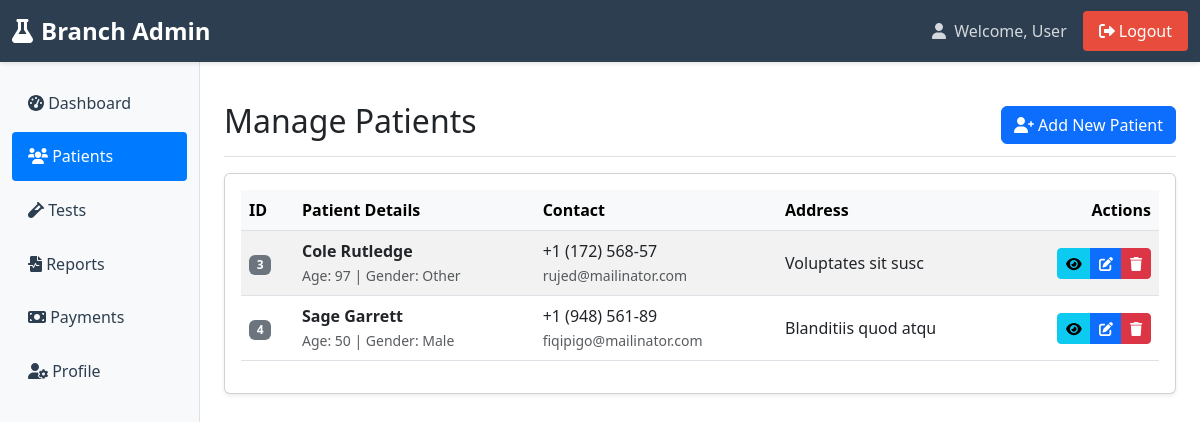
The page /branch-admin/patients.php (signed in) on the database its author committed.
### tables this page shows
CREATE TABLE `patients` (
  `id` int(11) NOT NULL,
  `patient_code` varchar(20) DEFAULT NULL,
  `name` varchar(100) DEFAULT NULL,
  `gender` enum('Male','Female','Other') DEFAULT NULL,
  `age` int(11) DEFAULT NULL,
  `dob` date DEFAULT NULL,
  `phone` varchar(15) DEFAULT NULL,
  `email` varchar(100) DEFAULT NULL,
  `address` text DEFAULT NULL,
  `referred_by` varchar(100) DEFAULT NULL,
  `doctor_name` varchar(100) DEFAULT NULL,
  `branch_id` int(11) DEFAULT NULL,
  `created_at` timestamp NULL DEFAULT current_timestamp()
);

### branch-admin/patients.php (the view, shortened to what this page needs)
<?php
require_once '../auth/session-check.php';
$branch_id = $_SESSION['branch_id'];
$patients_stmt = $conn->prepare("
    SELECT id, name, age, LOWER(TRIM(gender)) as gender, phone, email, address
    FROM patients
    WHERE branch_id = ?
    ORDER BY name
");
$patients_stmt->execute([$branch_id]);
$patients_list = $patients_stmt->fetchAll(PDO::FETCH_ASSOC);
include '../inc/branch-header.php';
?>
<div class="d-flex justify-content-between flex-wrap flex-md-nowrap align-items-center pt-3 pb-2 mb-3 border-bottom">
    <h1 class="h2">Manage Patients</h1>
    <button type="button" class="btn btn-primary" data-bs-toggle="modal" data-bs-target="#addPatientModal">
        <i class="fas fa-user-plus"></i> Add New Patient
    </button>
</div>
<div class="card">
    <div class="card-body">
        <div class="table-responsive">
            <table class="table table-striped table-hover align-middle">
                <thead class="table-light">
                    <tr>
                        <th>ID</th>
                        <th>Patient Details</th>
                        <th>Contact</th>
                        <th>Address</th>
                        <th class="text-end">Actions</th>
                    </tr>
                </thead>
                <tbody id="patients-table-body">
                    <?php if (empty($patients_list)): ?>
                        <tr id="no-patients-row">
                            <td colspan="5" class="text-center py-4">
                                <div class="text-muted">
                                    <i class="fas fa-users fa-2x mb-2"></i>
                                    <p>No patients found for this branch.</p>
                                </div>
                            </td>
                        </tr>
                    <?php else: ?>
                        <?php foreach($patients_list as $patient): ?>
                            <?php
                                $patient_data_for_js = $patient;
                            ?>
                            <tr>
                                <td>
                                    <span class="badge bg-secondary">
                                        <?php echo $patient['id']; ?>
                                    </span>
                                </td>
                                <td>
                                    <div class="fw-bold"><?php echo htmlspecialchars($patient['name']); ?></div>
                                    <small class="text-muted">
                                        Age: <?php echo htmlspecialchars($patient['age'] ?: '-'); ?> |
                                        Gender: <?php echo ucfirst(htmlspecialchars($patient['gender'] ?: '-')); ?>
                                    </small>
                                </td>
                                <td>
                                    <div><?php echo htmlspecialchars($patient['phone'] ?: '-'); ?></div>
                                    <small class="text-muted"><?php echo htmlspecialchars($patient['email'] ?: 'No email'); ?></small>
                                </td>
                                <td>
                                    <div class="text-truncate" style="max-width: 250px;" title="<?php echo htmlspecialchars($patient['address']); ?>">
                                        <?php echo htmlspecialchars($patient['address'] ?: '-'); ?>
                                    </div>
                                </td>
                                <td class="text-end">
                                    <div class="btn-group">
                                        <button type="button" class="btn btn-sm btn-info view-patient"
                                                data-bs-toggle="modal"
                                                data-bs-target="#viewPatientModal"
                                                data-patient='<?php echo htmlspecialchars(json_encode($patient_data_for_js)); ?>'
                                                title="View Patient">
                                            <i class="fas fa-eye"></i>
                                        </button>
                                        <button type="button" class="btn btn-sm btn-primary edit-patient"
                                                data-bs-toggle="modal"
                                                data-bs-target="#editPatientModal"
                                                data-patient='<?php echo htmlspecialchars(json_encode($patient_data_for_js)); ?>'
                                                title="Edit Patient">
                                            <i class="fas fa-edit"></i>
                                        </button>
                                        <button type="button" class="btn btn-sm btn-danger delete-patient"
                                                data-patient-id="<?php echo $patient['id']; ?>"
                                                data-patient-name="<?php echo htmlspecialchars($patient['name']); ?>"
                                                title="Delete Patient">
                                            <i class="fas fa-trash"></i>
                                        </button>
                                    </div>
                                </td>
                            </tr>
                        <?php endforeach; ?>
                    <?php endif; ?>
                </tbody>
            </table>
        </div>
    </div>
</div>
<?php include '../inc/footer.php'; ?>

### inc/branch-header.php (style rules this page uses)
.card { box-shadow: 0 0.125rem 0.25rem rgba(0,0,0,0.075); margin-bottom: 1.5rem; }
.table th { background-color: #f8f9fa; }

### rows shown on the page
patients: id "3", name "Cole Rutledge", age "97", gender "Other", phone "+1 (172) 568-57", email "rujed@mailinator.com", address "Voluptates sit susc"
patients: id "4", name "Sage Garrett", age "50", gender "Male", phone "+1 (948) 561-89", email "fiqipigo@mailinator.com", address "Blanditiis quod atqu"

### other values the page prints
$_SESSION['user_name'] "User"
